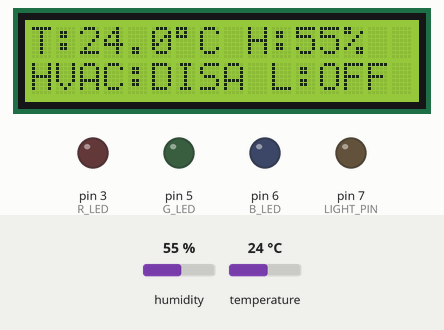
This sketch was run on a simulated Arduino Uno, built with avr-gcc and run on an emulated ATmega328P. Parts: 16×2 character LCD, output pins drawn as LEDs (lit = HIGH). Inputs (shaded band) come from the test bench; at power-on: humidity 55 %, temperature 24 °C. What the sketch prints to the serial monitor is not drawn.

Above: at 2.6 s.
2.7 s: humidity set to 22 %
At 7.2 s:
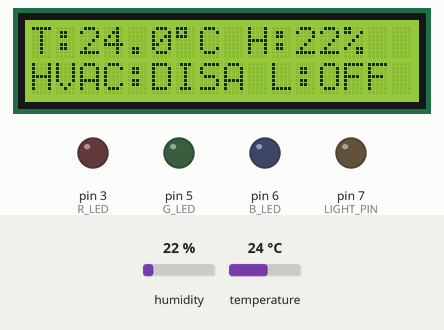
7.5 s: temperature set to 12 °C
At 10.5 s:
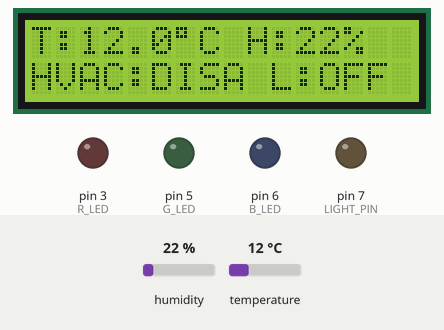
13.0 s: humidity set to 40 %
At 14.8 s:
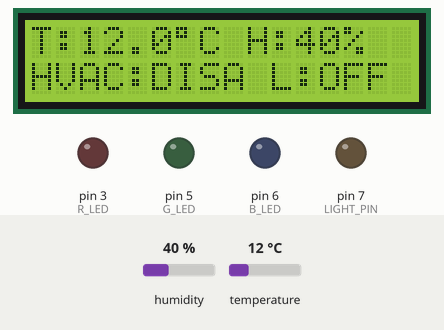
17.0 s: temperature set to 19 °C
At 19.0 s:
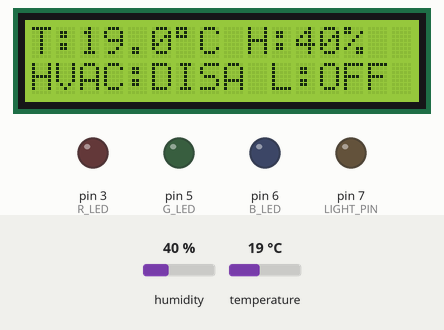
Timing chart, 0 to 20.5 s (numbered marks = the images above; inputs shaded):
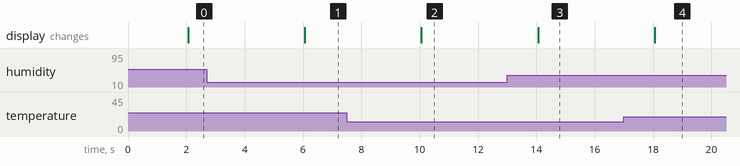

Measured:
- after the input at 2.7 s, the display: changes after 3.4 s (image 1)
- after the input at 7.5 s, the display: changes after 2.6 s (image 2)
- after the input at 13.0 s, the display: changes after 1.1 s (image 3)
- after the input at 17.0 s, the display: changes after 1.1 s (image 4)

The sketch:

IoT_Building_.ino
```cpp
// 건물 전체 냉난방시스템 + 조명시스템 (LCD 표시 포함)
//
// Serial Commands:
//   HE 1 -> FIRST IN 이후 (HVAC 허용 + LIGHT ON)
//   HE 0 -> LAST OUT 이후  (HVAC 차단 + LIGHT OFF)
//   HR   -> 상태 요청 (온습도, ENABLE, STATE, LIGHT, MODE)
//

#include "DHT.h"
#include <Wire.h>
#include <LiquidCrystal_I2C.h>
#include <string.h>
#include <math.h>

#define DHTPIN 2
#define DHTTYPE DHT11
DHT dht(DHTPIN, DHTTYPE);

LiquidCrystal_I2C lcd(0x27, 16, 2);

// HVAC 상태 LED: R=HEATING, G=IDLE, B=COOLING
const int R_LED = 3;
const int G_LED = 5;
const int B_LED = 6;

// 조명 LED 핀
const int LIGHT_PIN = 7;

// 임계값
float COOL_ON  = 26.0;
float COOL_OFF = 25.5;
float HUM_ON   = 70.0;
float HUM_OFF  = 65.0;
float HEAT_ON  = 15.0;
float HEAT_OFF = 15.5;

enum HvacState { DISABLED, IDLE, COOLING, HEATING };
HvacState state = DISABLED;

enum Mode2 { MODE_ON, MODE_OFF };
Mode2 hvac_mode = MODE_OFF;    // 기본: OFF
bool  light_enable = false;    // 현재 조명 상태

String rxLine;


void setLeds(bool r, bool g, bool b) {
  digitalWrite(R_LED, r ? HIGH : LOW);
  digitalWrite(G_LED, g ? HIGH : LOW);
  digitalWrite(B_LED, b ? HIGH : LOW);
}

void setLight(bool on) {
  light_enable = on;
  digitalWrite(LIGHT_PIN, on ? HIGH : LOW);
}

const char* modeToChar(Mode2 m){
  switch(m)
  {
    case MODE_ON:  return "1";
    case MODE_OFF: return "0";
  }
  return "?";
}

const char* hvacLabel(HvacState s) {
  switch (s)
  {
    case DISABLED: return "DISA";
    case IDLE:     return "IDLE";
    case COOLING:  return "COOL";
    case HEATING:  return "HEAT";
  }
  return "????";
}

void applyState(HvacState s) {
  state = s;
  switch (s)
  {
    case DISABLED: setLeds(false, false, false); break;
    case IDLE:     setLeds(false, true,  false); break;
    case COOLING:  setLeds(false, false, true ); break;
    case HEATING:  setLeds(true,  false, false); break;
  }
}

// ---------- 제어 로직 ----------
void handleHvac(float t, float h) {
  if (hvac_mode == MODE_OFF)
  {
    applyState(DISABLED); return;
  }

  bool wantCoolOn  = (t >= COOL_ON) || (h >= HUM_ON);
  bool wantCoolOff = (t <= COOL_OFF) && (h <= HUM_OFF);
  bool wantHeatOn  = (t <= HEAT_ON);
  bool wantHeatOff = (t >= HEAT_OFF);

  switch (state)
  {
    case COOLING:
      if (wantCoolOff) applyState(IDLE);
      else             applyState(COOLING);
      break;
    case HEATING:
      if (wantHeatOff)
      {
        if (wantCoolOn) applyState(COOLING);
        else            applyState(IDLE);
      }
      else
      {
        applyState(HEATING);
      }
      break;
    case IDLE:
    case DISABLED:
      if (wantCoolOn)      applyState(COOLING);
      else if (wantHeatOn) applyState(HEATING);
      else                 applyState(IDLE);
      break;
  }
}

// ---------- LCD ----------
void drawLCD(float t, float h) {
  // 1행: T:25.3°C H:55%
  lcd.setCursor(0, 0);
  lcd.print("T:");
  if (!isnan(t))
  {
    lcd.print(t, 1);
    lcd.write((uint8_t)223);  // °
    lcd.print("C ");
  }
  else
  {
    lcd.print("--.-"); lcd.write((uint8_t)223); lcd.print("C ");
  }

  lcd.print("H:");
  if (!isnan(h))
  {
    lcd.print((int)round(h));
    lcd.print("%");
  }
  else
  {
    lcd.print("---%");
  }
  lcd.print("   "); // 잔상 지움

  // 2행: HVAC:COOL L:ON
  lcd.setCursor(0, 1);
  lcd.print("HVAC:");
  lcd.print(hvacLabel(state));
  lcd.print(" L:");
  lcd.print(light_enable ? "ON " : "OFF");
  lcd.print("   ");
}

// ---------- 시리얼 출력 ----------
void printStatus(float t, float h) {
  Serial.print(F("TEMP:")); Serial.print(t, 1);
  Serial.print(F("C HUM:")); Serial.print(h, 1);
  Serial.print(F("% ENABLE:")); Serial.print((hvac_mode == MODE_ON) ? "1" : "0");
  Serial.print(F(" STATE:"));
  switch (state)
  {
    case DISABLED: Serial.print(F("DISABLED")); break;
    case IDLE:     Serial.print(F("IDLE"));     break;
    case COOLING:  Serial.print(F("COOLING"));  break;
    case HEATING:  Serial.print(F("HEATING"));  break;
  }
  Serial.print(F(" LIGHT:")); Serial.print(light_enable ? F("ON") : F("OFF"));
  Serial.print(F(" MODE:"));  Serial.println(modeToChar(hvac_mode));
}

// ---------- 명령 처리 ----------
void processLine(String line) {
  line.trim();
  if (line.length() == 0) return;

  if (line.startsWith("HE"))
  {
    int sp = line.indexOf(' ');
    if (sp > 0)
    {
      String val = line.substring(sp + 1); val.trim();
      if (val == "1")
      {
        hvac_mode = MODE_ON;
        setLight(true);                // 조명 ON
        Serial.println(F("[OK] HE 1 (HVAC=ON, light=ON)"));
      }
      else if (val == "0")
      {
        hvac_mode = MODE_OFF;
        applyState(DISABLED);          // HVAC 차단
        setLight(false);               // 조명 OFF
        Serial.println(F("[OK] HE 0 (HVAC=OFF, light=OFF)"));
      }
      else
      {
        Serial.println(F("[ERR] HE value must be 1|0"));
      }
    }
    else
    {
      Serial.println(F("[ERR] Usage: HE 1|0"));
    }
  }
  else if (line == "HR")
  {
    float h = dht.readHumidity();
    float t = dht.readTemperature();
    if (isnan(h) || isnan(t)) { Serial.println(F("[ERR] DHT read failed")); return; }
    printStatus(t, h);
    drawLCD(t, h);
  }
  else
  {
    Serial.print(F("[ERR] Unknown cmd: ")); Serial.println(line);
  }
}

// ---------- 기본 루프 ----------
void setup() {
  Serial.begin(9600);
  dht.begin();

  pinMode(R_LED, OUTPUT);
  pinMode(G_LED, OUTPUT);
  pinMode(B_LED, OUTPUT);
  pinMode(LIGHT_PIN, OUTPUT);

  lcd.init();
  lcd.backlight();
  lcd.clear();
  lcd.setCursor(0,0); lcd.print("HVAC+LIGHT Ready");
  lcd.setCursor(0,1); lcd.print("Use HE 1/0, HR");

  applyState(DISABLED);
  hvac_mode = MODE_OFF;
  setLight(false);

  Serial.println(F("HVAC+LIGHT ready. Cmd: 'HE 1|0', 'HR'"));
}

void loop() {
  // 1) 직렬 명령 처리
  while (Serial.available())
  {
    char c = (char)Serial.read();
    if (c == '\n' || c == '\r')
    {
      if (rxLine.length() > 0) { processLine(rxLine); rxLine = ""; }
    }
    else
    {
      rxLine += c;
      if (rxLine.length() > 64) rxLine = "";
    }
  }

  // 2) 2초마다 센서 읽고 HVAC 상태 결정 (ON일 때만 동작)
  static unsigned long lastMs = 0;
  unsigned long now = millis();
  if (now - lastMs >= 2000)
  {
    lastMs = now;

    float h = dht.readHumidity();
    float t = dht.readTemperature();
    if (isnan(h) || isnan(t))
    {
      Serial.println(F("Failed to read from DHT sensor !"));
      return;
    }

    handleHvac(t, h);  // MODE_OFF면 내부에서 DISABLED로 정리

    // 조명은 명령 시점에 이미 ON/OFF 확정 (HE 1/0)
    drawLCD(t, h);
  }
}
```
